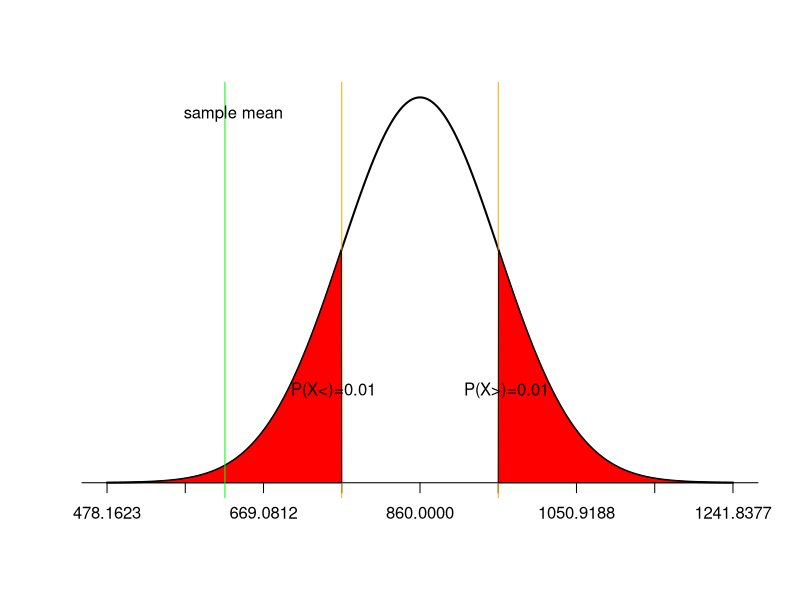

Write the R code that produced this figure.
## ---- chunk 1
knitr::opts_chunk$set(echo = TRUE)
## ---- chunk 2
#define population mean and standard deviation
x = c(653, 646, 654, 153, 305, 1200, 1193, 172)
sample_mean <- mean(x)

population_mean <- 860
population_sd <- 270

sampling_distributions_sd <- population_sd/sqrt(length(x))
sampling_distributions_mean <- population_mean
#Create a sequence of 1000 x values based on population mean and standard deviation
sampling_distributions <- seq(-4, 4, length = 1000) * sampling_distributions_sd + sampling_distributions_mean
#for each value in x
y <- dnorm(sampling_distributions, sampling_distributions_mean, sampling_distributions_sd)
#plot normal distribution with customized x-axis labels
plot(sampling_distributions,y, type = "l", lwd = 2, axes = FALSE, xlab = "", ylab = "")
sd_axis_bounds = 5 # we will plot until 5 stdev
axis_bounds <- seq(-sd_axis_bounds * sampling_distributions_sd + sampling_distributions_mean,
                   sd_axis_bounds * sampling_distributions_sd + sampling_distributions_mean,
                   by = sampling_distributions_sd)

axis(side = 1, at = axis_bounds, pos = 0)
#lets calculate 3sd if x bar falls above or bellow 3stdev we know it has very low probability
upper_b <- sampling_distributions_mean +1 * sampling_distributions_sd
lower_b <- sampling_distributions_mean - 1 * sampling_distributions_sd

abline(v=upper_b,col="orange")
polygon(c(sampling_distributions[sampling_distributions>=upper_b], max(sampling_distributions), upper_b), c(y[sampling_distributions>=upper_b], 0, 0), col="red")
text(upper_b+10, 0.001, "P(X>)=0.01")

abline(v=lower_b,col="orange")
polygon(c(min(sampling_distributions),sampling_distributions[sampling_distributions<=lower_b],lower_b ), c(0,y[sampling_distributions<=lower_b], 0), col="red")
text(lower_b-10, 0.001, "P(X<)=0.01")


abline(v=sample_mean,col="green")
text(sample_mean+10, 0.004, "sample mean")


## ---- chunk 3
#define population mean and standard deviation
x = c(653, 646, 654, 153, 305, 1200, 1193, 172)
sample_mean <- mean(x)

population_mean <- 860
population_sd <- 270

sampling_distributions_sd <- population_sd/sqrt(length(x))
z_score_for_sample_mean <-(sample_mean - population_mean)/sampling_distributions_sd
pnorm(z_score_for_sample_mean, lower.tail = TRUE) #The probability of such a z-score or lower is



